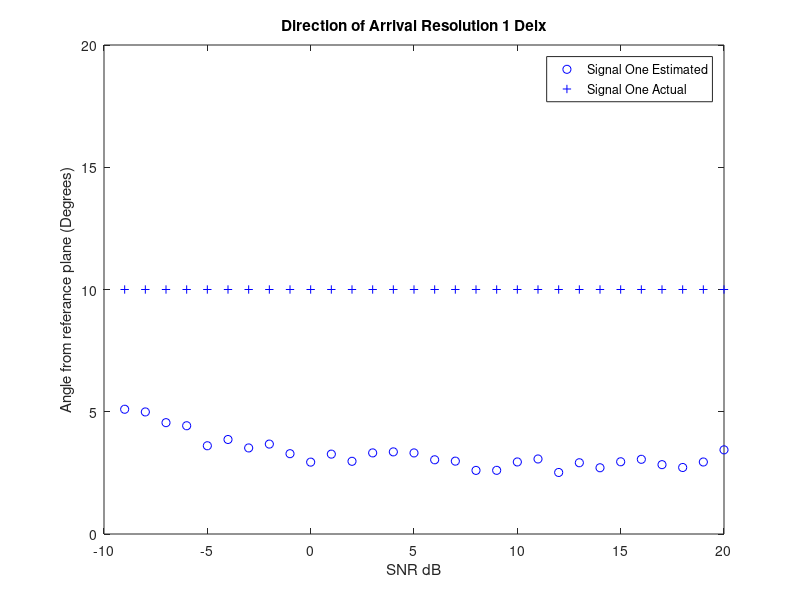
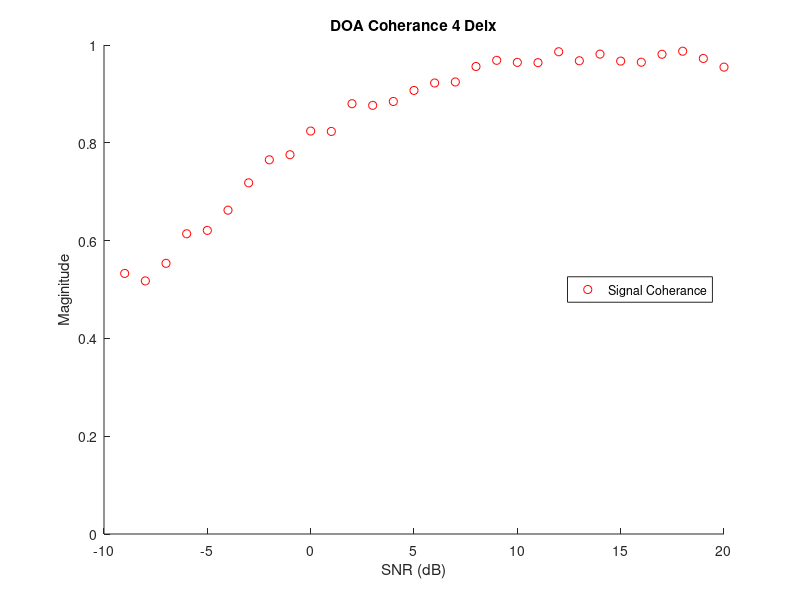

Write the MATLAB code that produced these figures, in order.

%% ESPRIT_baseline
clear;clc;
%% Initializations
signal_one = 1;
% signal_two = 1;
 
signal_one_angle = 10*pi/180; 
% signal_two_angle = 2*pi/180; 
 
delx = 0.5; % Delta x of baseline
baseline = 4*delx; %Physical baseline of two sample arrays
 
signal_one_phase = sin(signal_one_angle)*2*pi*baseline; %Used in the sorting routine
% signal_two_phase = sin(signal_two_angle)*2*pi*baseline; %Used in the sorting routine
 
array_size = 6; % the amount of ground samples
samples = 100;
Averaged_Signal_samples = 20; %Averaged_Signal_samples in matrix
Averaged_samples = 30;
 
est_sig_one_angle = zeros(1,Averaged_samples);
est_sig_one_mag=zeros(Averaged_samples,1); 
% est_sig_two_angle = zeros(1,Noise_samples);
SNR = zeros(1,Averaged_samples);

%% Start of Algorithm
for Averaged_sample = 1:Averaged_samples;
    SNR(Averaged_sample) = Averaged_sample-10;
    Noise = (10^(-SNR(Averaged_sample)/20))/sqrt(3);
    for unusedVariable = 1:samples;
        %% Setting up Random Phi that differ across samples
        phi_one = 1i*2*pi*rand(1,Averaged_Signal_samples);
%         phi_two = 1i*2*pi*rand(1,Averaged_Signal_samples);
        pos = [1:array_size]'; %#ok<NBRAK>
        distance = 2.*pi.*pos.*delx;  % element separation of 1/2 wavelength
        
        %% Element Array size with Signal
        
        X = signal_one.*(exp(-1i*distance*sin(signal_one_angle))*exp(phi_one))... %Ground
            + Noise.*sqrt(-2.*log(1-rand(array_size,Averaged_Signal_samples))).*exp(1i*2*pi*rand(array_size,Averaged_Signal_samples));  %Noise
        %             + signal_two.*(exp(-1i*distance*sin(signal_two_angle))*exp(phi_two))...  %Vegetaion
 
        %% Setting up Baselines
        % Remember to change the Initial Variablev delx if Baseline changes
        
%                 S1 = [X(1,:); X(2,:)]; S2 = [X(5,:);X(6,:)]; %Baseline = 4delx
        %         S1 = [X(2,:);X(3,:)]; S2 = [X(4,:);X(5,:)]; %Baseline = 2delx
        S1 = [X(3,:);X(4,:)]; S2 = [X(4,:);X(5,:)]; %Baseline = delx
        %         S1 = [X(2,:);X(3,:);X(4,:)]; S2 = [X(3,:);X(4,:);X(5,:)]; %Baseline = delx
        %         S1 = [X(1,:);X(2,:);X(3,:);X(4,:)]; S2 = [X(2,:);X(3,:);X(4,:);X(5,:)]; %Baseline = delx
        
        %% ESPRIT Algorithm
        R1 = S1*S1'/Averaged_samples;
        R2 = S1*S2'/Averaged_samples;
        A =  pinv(R1)*R2;
        
        %% Averaging over a matix then averaging that signal in a for loop proportional to the matix rows
        % The Smaller Angle ends up haveing The largest angle Eigen Value
        
        [u,uv] = eig(A);
        
        [~,kk]=sort(abs(angle(diag(uv))-signal_one_phase),'ascend');
        est_sig_one_angle(Averaged_sample) = est_sig_one_angle(Averaged_sample)...
            + (asin(angle(uv(kk(1),kk(1)))/(2*pi*baseline)))/samples; %Estimated ground angle
    est_sig_one_mag(Averaged_sample) = est_sig_one_mag(Averaged_sample) + abs(uv(kk(1),kk(1)))/samples;     
 
    end
end
 
%% Ploting Results
 
figure(1);
plot(SNR,est_sig_one_angle*180/pi,'bo'); %Estimated ground angle
hold on;
plot(SNR,ones(1,Averaged_samples)*signal_one_angle*180/pi,'b+'); %actual Ground Phase
% plot(SNR,est_sig_two_angle*180/pi,'ro'); %Estimated Vegitation angle
% plot(SNR,ones(1,Noise_samples)*signal_two_angle*180/pi,'r.'); %actual Vegitation phase
title('Direction of Arrival Resolution 1 Delx');
xlabel('SNR dB');ylabel('Angle from referance plane (Degrees)');
legend('Signal One Estimated','Signal One Actual','Location','northeast')
 
axis([-10 20 0 20]);
hold off;
 
figure(2)
title('DOA Coherance 4 Delx');
xlabel('SNR (dB)');ylabel('Maginitude')
hold on;
plot(SNR,est_sig_one_mag,'ro');
legend('Signal Coherance','Location','east');
axis([-10 20 0 1]);
hold off;
